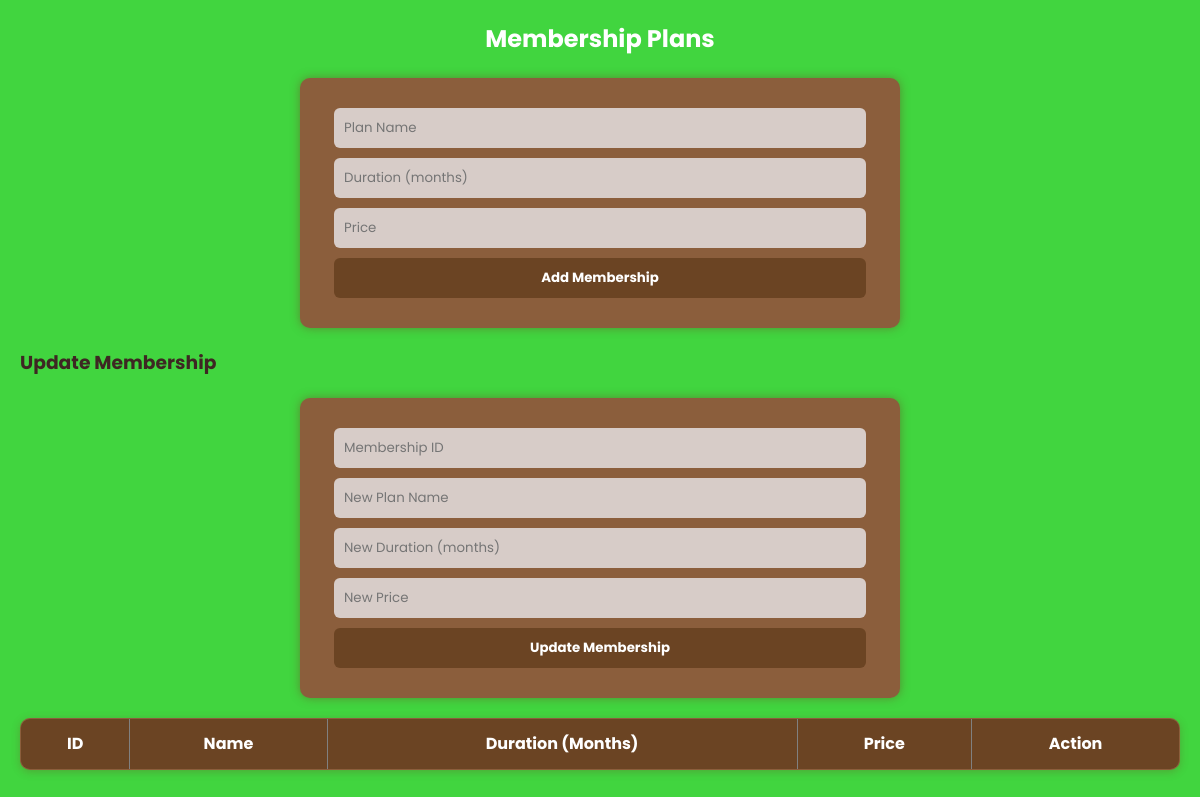
The page /memberships.php on the database as committed earlier.
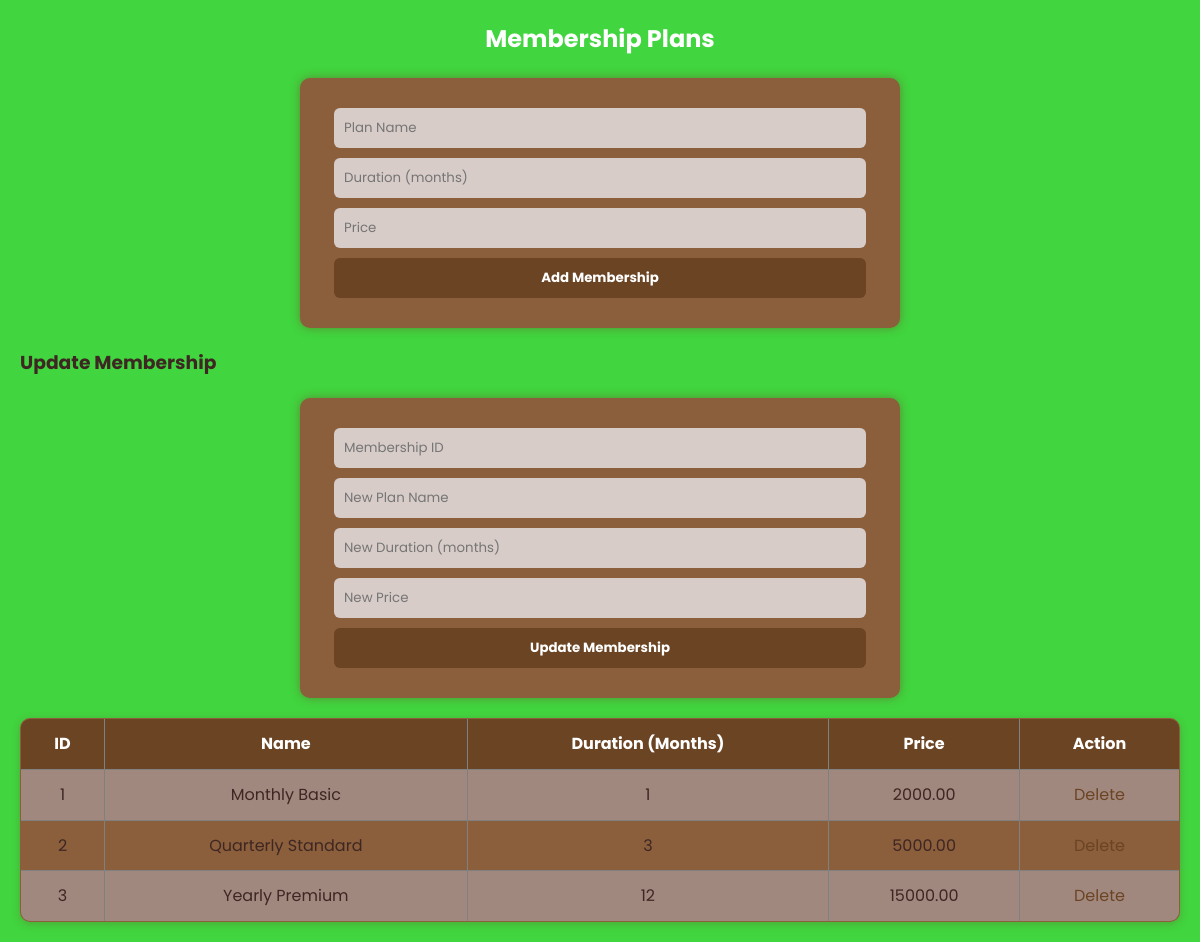
The same page on the database as committed later.
### tables this page shows
CREATE TABLE memberships (
    membership_id INT AUTO_INCREMENT PRIMARY KEY,
    name VARCHAR(100) NOT NULL,
    duration INT NOT NULL,  
    price DECIMAL(10,2) NOT NULL
);

### memberships.php (the view, shortened to what this page needs)
<?php
include 'config.php';
$result = $conn->query("SELECT * FROM memberships ORDER BY membership_id ASC");
?>
<!DOCTYPE html>
<html lang="en">
<head>
    <link rel="stylesheet" href="style.css">
</head>
<body>
<h2>Membership Plans</h2>
<form method="POST">
    <input type="text" name="name" placeholder="Plan Name" required>
    <input type="number" name="duration" placeholder="Duration (months)" required>
    <input type="number" step="0.01" name="price" placeholder="Price" required>
    <button type="submit" name="add">Add Membership</button>
</form>
<h3>Update Membership</h3>
<form method="POST">
    <input type="number" name="membership_id" placeholder="Membership ID" required>
    <input type="text" name="name" placeholder="New Plan Name" required>
    <input type="number" name="duration" placeholder="New Duration (months)" required>
    <input type="number" step="0.01" name="price" placeholder="New Price" required>
    <button type="submit" name="update">Update Membership</button>
</form>
<table border="1" cellpadding="5">
    <tr>
        <th>ID</th>
        <th>Name</th>
        <th>Duration (Months)</th>
        <th>Price</th>
        <th>Action</th>
    </tr>
    <?php while($row = $result->fetch_assoc()) { ?>
    <tr>
        <td><?= $row['membership_id'] ?></td>
        <td><?= $row['name'] ?></td>
        <td><?= $row['duration'] ?></td>
        <td><?= $row['price'] ?></td>
        <td>
            <a href="?delete=<?= $row['membership_id'] ?>" onclick="return confirm('Are you sure?')">Delete</a>
        </td>
    </tr>
    <?php } ?>
</table>
</body>
</html>

Rows that differ between the two databases and show on the page:
added memberships: membership_id "1", name "Monthly Basic", duration "1", price "2000.00"
added memberships: membership_id "2", name "Quarterly Standard", duration "3", price "5000.00"
added memberships: membership_id "3", name "Yearly Premium", duration "12", price "15000.00"
